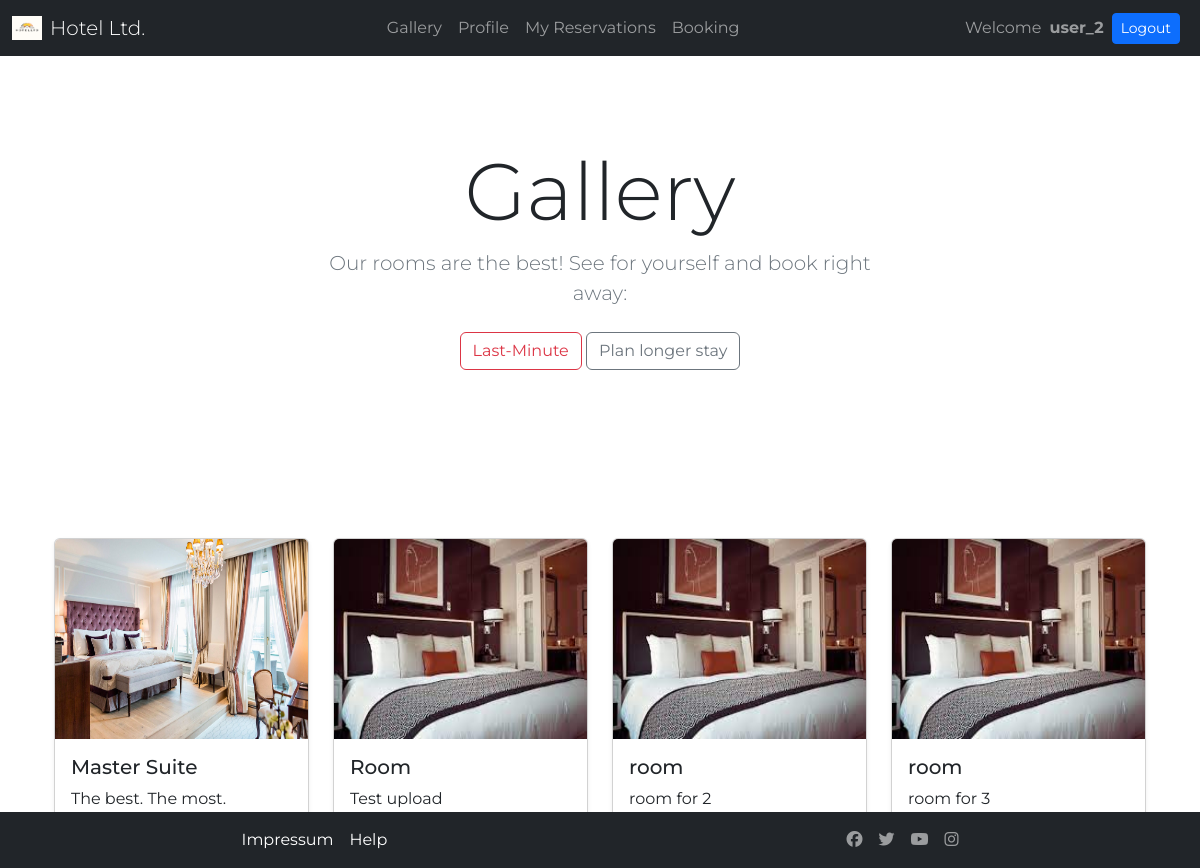
/index.php?menu=gallery (signed in), run on the app's committed database.
### tables this page shows
CREATE TABLE `blog_posts` (
  `id` int(11) NOT NULL,
  `title` varchar(255) NOT NULL,
  `date` datetime NOT NULL,
  `image` varchar(255) NOT NULL,
  `content` text NOT NULL
);

### pages/gallery.php (the view, shortened to what this page needs)
<section class="py-5 text-center container">
    <div class="row py-lg-5">
        <div class="col-lg-6 col-md-8 mx-auto">
            <h1 class="display-1">Gallery</h1>
            <p class="lead text-muted">Our rooms are the best! See for yourself and book right away:</p>
            <p>
                <a href="index.php?menu=booking" class="btn btn-outline-danger my-2">Last-Minute</a>
                <a href="index.php?menu=booking" class="btn btn-outline-secondary my-2">Plan longer stay</a>
            </p>
        </div>
    </div>
</section>
<div class="container">
    <main>
        <div class="container my-5">
            <div class="row">
                <?php
                $conn = mysqli_connect("localhost", "root", "", "hotel");
                $sql = "SELECT * FROM blog_posts ORDER BY date DESC";
                $result = mysqli_query($conn, $sql);
                if (mysqli_num_rows($result) > 0) {
                    while ($row = mysqli_fetch_assoc($result)) {
                        $img_link = $row['image'];
                ?>
                        <div class="col">
                            <div class="card shadow-sm">
                                <img src="./uploads/<?php echo $img_link; ?>" class="card-img-top" alt="..."    width="200px" height="200px">
                                <div class="card-body">
                                    <h5 class="card-title"><?php echo $row['title'];    ?></h5>
                                    <p class="card-text"><?php echo $row['content'];   ?></p>
                                    <div class="d-flex justify-content-between  align-items-center">
                                        <p class="card-text"><small class="text-muted"><?php echo $row['date']; ?></small></p>
                                    </div>
                                </div>
                            </div>
                        </div>
                <?php
                    }
                } else {
                    echo "Nix";
                }
                ?>
            </div>
        </div>
</div>

### index.php (shortened to what this page needs)
<!doctype html>
<html lang="en">
<head>
    <link rel="stylesheet" href="./style/stylesheet.css" />
    <link rel="stylesheet" href="./style/style.css" />
    <link href="https://cdn.jsdelivr.net/npm/bootstrap@5.2.2/dist/css/bootstrap.min.css" rel="stylesheet">
    <link rel="stylesheet" href="https://cdn.jsdelivr.net/npm/bootstrap-icons@1.5.0/font/bootstrap-icons.css" />
</head>
<body class="myfont">
    <?php include 'addition/navbar.php'; ?>
    <main>
        <?php
        $menu = @$_GET["menu"];
        switch ($menu) {
            case 'gallery':
                include './pages/gallery.php';
                break;
        }
        ?>
        <?php
        switch ($menu) {
            case 'welcome':
            case 'login':
            case 'register':
            case 'logout':
            case 'impressum':
            case 'hilfe':
            case 'users':
            case 'upload':
            case 'reservation':
            case 'profile':
            case 'allres':
            case 'gallery':
                include './addition/footer3.php';
                break;
        }
        ?>
    </main>
</body>
</html>

### addition/navbar.php (shortened to what this page needs)
<nav class="navbar navbar-expand-md navbar-dark fixed-top bg-dark">
    <div class="container-fluid">
        <img src="./img/Hotelltd_white.png" alt="Logo" width="30" height="24" class="d-inline-block align-text-top me-2">
        <a class="navbar-brand display-4" href="./index.php?menu=home">Hotel Ltd.</a>
        <div class="collapse navbar-collapse" id="navbarCollapse">
            <ul class="navbar-nav me-auto mb-2 mb-md-0">
                <?php if (!is_null(@$_SESSION['username'])) { ?>
                    <li class="nav-item">
                        <a class="nav-link" href="index.php?menu=gallery">Gallery</a>
                    </li>
                <?php } ?>
                <?php if (!is_null(@$_SESSION['username'])) { ?>
                    <li class="nav-item">
                        <a class="nav-link" href="index.php?menu=profile">Profile</a>
                    </li>
                <?php } ?>
                <?php if (!is_null(@$_SESSION['username'])) { ?>
                    <li class="nav-item">
                        <a class="nav-link" href="index.php?menu=reservation">My Reservations</a>
                    </li>
                    <li class="nav-item">
                        <a class="nav-link" href="index.php?menu=booking">Booking</a>
                    </li>
                <?php } ?>
            </ul>
            <?php if (!is_null(@$_SESSION['username'])) { ?>
                <p class="nav navbar-text me-2">Welcome <span class="fw-bold ms-2"><?php echo @$_SESSION['username']; ?></span></p>
            <?php } ?>
            <form class="d-flex justify-content-end mb-2 mb-md-0" role="search">
                <?php if (!is_null(@$_SESSION['username'])) { ?>
                    <a href="index.php?menu=logout" role="button" class="btn btn-primary btn-sm me-2">Logout</a>
                <?php } else { ?>
                    <a href="index.php?menu=login" role="button" class="btn btn-primary btn-sm me-2">Login</a>
                    <a href="index.php?menu=register" role="button" class="btn btn-outline-light btn-sm">Register</a>
                <?php } ?>
            </form>
        </div>
    </div>
</nav>

### addition/footer3.php
<footer class="container-fluid real-footer px-0">
    <nav class="navbar navbar-expand bg-dark navbar-dark">
      <div class="container-fluid">
        <ul class="navbar-nav me-auto">
          <li class="nav-item">
            <a class="nav-link active  text-white " aria-current="page" href="index.php?menu=impressum">Impressum</a>
          </li>
          <li class="nav-item">
            <a class="nav-link active  text-white " aria-current="page" href="index.php?menu=hilfe">Help</a>
          </li>
        </ul>
        <ul class="navbar-nav flex-row">
      <li class="nav-item">
        <a class="nav-link  ps-2" href="https://www.Facebook.com">
            <i class="fa-brands fa-facebook"></i>
        </a>
      </li>
      <li class="nav-item">
        <a class="nav-link px-2" href="https://www.Twitter.com">
            <i class="fa-brands fa-twitter"></i>
        </a>
      </li>
      <li class="nav-item">
        <a class="nav-link px-2" href="https://www.youtube.com">
            <i class="fa-brands fa-youtube"></i>
        </a>
      </li>
      <li class="nav-item">
        <a class="nav-link px-2" href="https://www.instagram.com">
            <i class="fa-brands fa-instagram"></i>
        </a>
      </li>
    </ul>
    </div></nav>
  </footer>

### style/stylesheet.css (style rules this page uses)
.myfont { font-family: 'Montserrat', sans-serif; }
body { padding-top: 3rem; padding-bottom: 3rem; color: #5a5a5a; }
.real-footer { position: fixed; bottom: 0; }
.card { box-shadow: 0 0.15rem 1.75rem 0 rgb(33 40 50 / 15%); }

### style/style.css (style rules this page uses)
body { height: 100vh; }
.navbar-nav { margin: 0 auto; text-align: center; }
.nav-link { font-size: large; }

### data on the page
blog_posts: image (picture), title "Master Suite", content "The best. The most."
blog_posts: image (picture), title "Room", content "Test upload"
blog_posts: image (picture), title "room", content "room for 2"
blog_posts: image (picture), title "room", content "room for 3"
